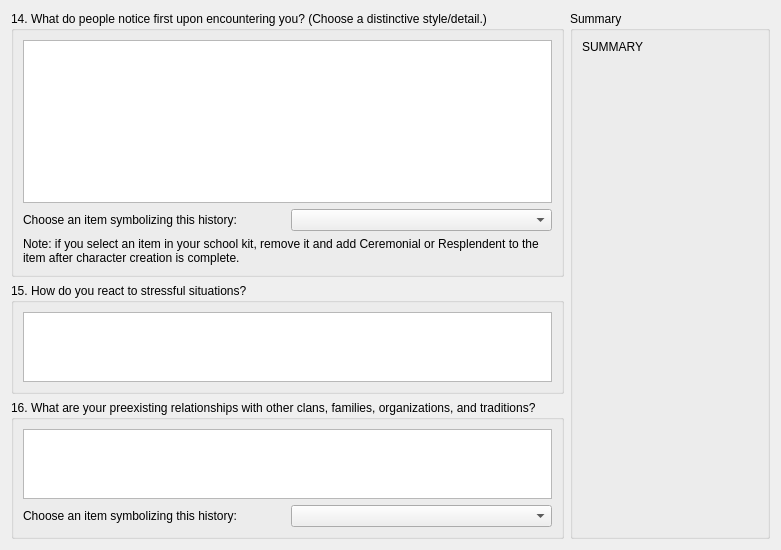
<?xml version="1.0" encoding="UTF-8"?>
<ui version="4.0">
 <class>NewCharWizardPage5</class>
 <widget class="QWizardPage" name="NewCharWizardPage5">
  <property name="geometry">
   <rect>
    <x>0</x>
    <y>0</y>
    <width>721</width>
    <height>550</height>
   </rect>
  </property>
  <property name="windowTitle">
   <string>WizardPage</string>
  </property>
  <layout class="QGridLayout" name="gridLayout_2">
   <item row="2" column="0">
    <widget class="QGroupBox" name="q16_groupBox">
     <property name="title">
      <string>16. What are your preexisting relationships with other clans, families, organizations, and traditions?</string>
     </property>
     <layout class="QGridLayout" name="gridLayout">
      <item row="0" column="0" colspan="2">
       <widget class="QTextEdit" name="nc5_q16_textEdit"/>
      </item>
      <item row="1" column="0">
       <widget class="QLabel" name="label">
        <property name="text">
         <string>Choose an item symbolizing this history:</string>
        </property>
       </widget>
      </item>
      <item row="1" column="1">
       <widget class="QComboBox" name="nc5_q16_item_comboBox"/>
      </item>
     </layout>
    </widget>
   </item>
   <item row="1" column="0">
    <widget class="QGroupBox" name="q15_groupBox">
     <property name="title">
      <string>15. How do you react to stressful situations?</string>
     </property>
     <layout class="QVBoxLayout" name="verticalLayout_4">
      <item>
       <layout class="QVBoxLayout" name="verticalLayout_5">
        <item>
         <widget class="QTextEdit" name="nc5_q15_textEdit"/>
        </item>
       </layout>
      </item>
     </layout>
    </widget>
   </item>
   <item row="0" column="1" rowspan="3">
    <widget class="QGroupBox" name="groupBox_4">
     <property name="sizePolicy">
      <sizepolicy hsizetype="Fixed" vsizetype="Preferred">
       <horstretch>0</horstretch>
       <verstretch>0</verstretch>
      </sizepolicy>
     </property>
     <property name="minimumSize">
      <size>
       <width>200</width>
       <height>0</height>
      </size>
     </property>
     <property name="maximumSize">
      <size>
       <width>200</width>
       <height>16777215</height>
      </size>
     </property>
     <property name="title">
      <string>Summary</string>
     </property>
     <layout class="QVBoxLayout" name="verticalLayout">
      <item>
       <widget class="QLabel" name="summary_label">
        <property name="text">
         <string>SUMMARY</string>
        </property>
        <property name="alignment">
         <set>Qt::AlignLeading|Qt::AlignLeft|Qt::AlignTop</set>
        </property>
        <property name="wordWrap">
         <bool>true</bool>
        </property>
       </widget>
      </item>
     </layout>
    </widget>
   </item>
   <item row="0" column="0">
    <widget class="QGroupBox" name="q14_groupBox">
     <property name="title">
      <string>14. What do people notice first upon encountering you? (Choose a distinctive style/detail.)</string>
     </property>
     <layout class="QGridLayout" name="gridLayout_3">
      <item row="1" column="0">
       <widget class="QLabel" name="q14_itemlabel">
        <property name="text">
         <string>Choose an item symbolizing this history:</string>
        </property>
       </widget>
      </item>
      <item row="1" column="1">
       <widget class="QComboBox" name="nc5_q14_item_comboBox"/>
      </item>
      <item row="0" column="0" colspan="2">
       <layout class="QVBoxLayout" name="verticalLayout_2">
        <item>
         <widget class="QTextEdit" name="nc5_q14_textEdit"/>
        </item>
       </layout>
      </item>
      <item row="2" column="0" colspan="2">
       <widget class="QLabel" name="q14_warninglabel">
        <property name="text">
         <string>Note: if you select an item in your school kit, remove it and add Ceremonial or Resplendent to the item after character creation is complete.</string>
        </property>
        <property name="wordWrap">
         <bool>true</bool>
        </property>
       </widget>
      </item>
     </layout>
    </widget>
   </item>
  </layout>
 </widget>
 <resources/>
 <connections/>
</ui>
